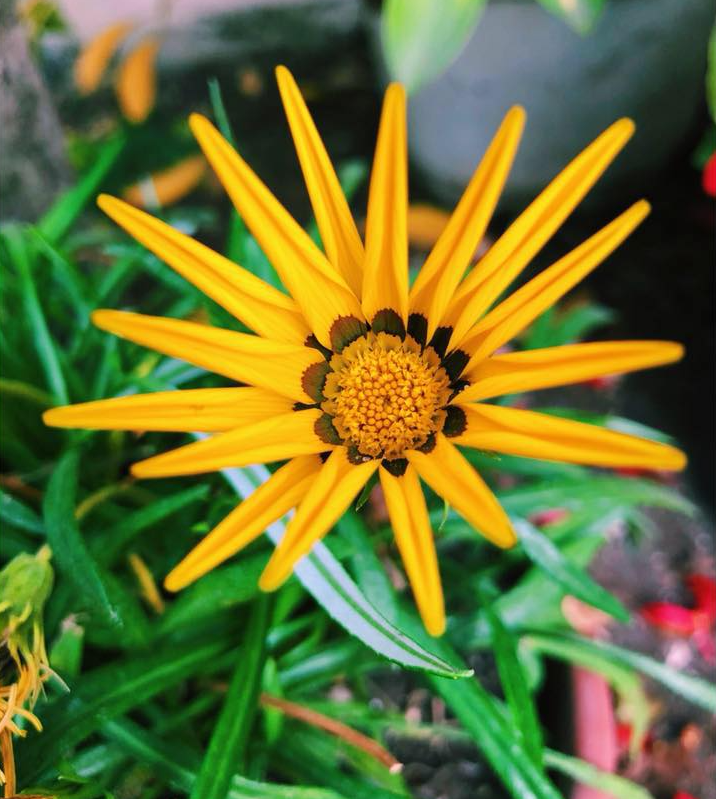
#> input picture computer_vision/flower.png, 716 x 799 px
$ jupyter execute image_histogram.ipynb
#> lines starting #> are read from the running program, lines starting #| are printed output that depends on the picture
# Image Histogram Analysis using OpenCV

[cell 1]
import cv2
import matplotlib.pyplot as plt

Preview the flower image

[cell 2]
img = plt.imread('flower.png')
#> img is the input picture: shape (799, 716, 4) float32; mean R, G, B, A 0.416, 0.449, 0.197, 1

[cell 3]
print(img.shape)
#| (799, 716, 4)

- **799**: The height of the image (number of pixels along the vertical axis).
- **716**: The width of the image (number of pixels along the horizontal axis).
- **4**: The number of color channels.(Red, Green, Blue, and Alpha), where Alpha represents transparency.

[cell 4]
img2 = cv2.imread('flower.png',0)
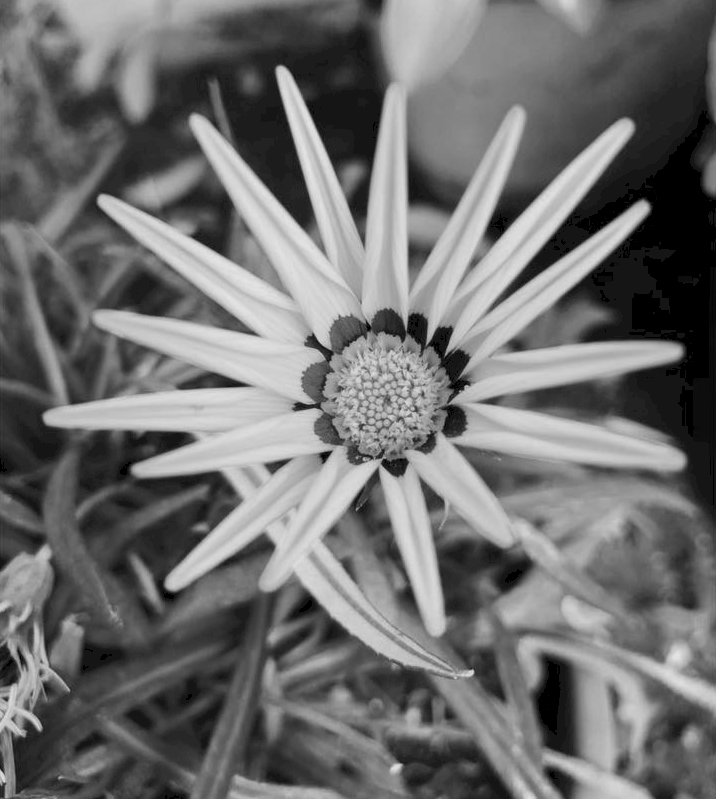
#> img2: shape (799, 716); min 0, max 229, mean 111

# find frequency of pixels in range 0-255
histr = cv2.calcHist([img2],[0],None,[256],[0,256])
#> histr = 256 values, max 20560 at index 21, min 0 at index 1, mean 2234.7

# show the plotting graph of an image
plt.plot(histr)
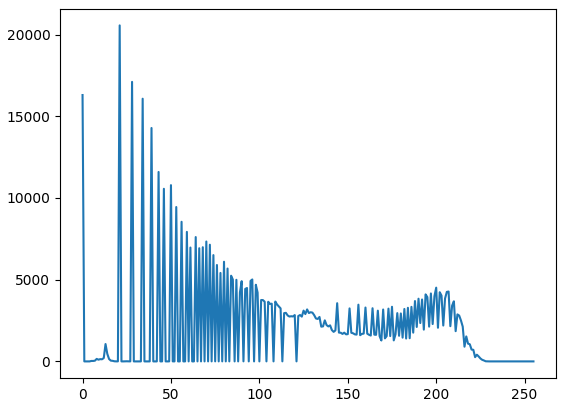
#> figure drawn by matplotlib, 1 panel; curve peaks at x = 21, y = 20560

[cell 5]
img3 = cv2.imread('flower.png',0)

# alternative way to find histogram of an image
plt.hist(img3.ravel(),256,[0,256])
plt.show()
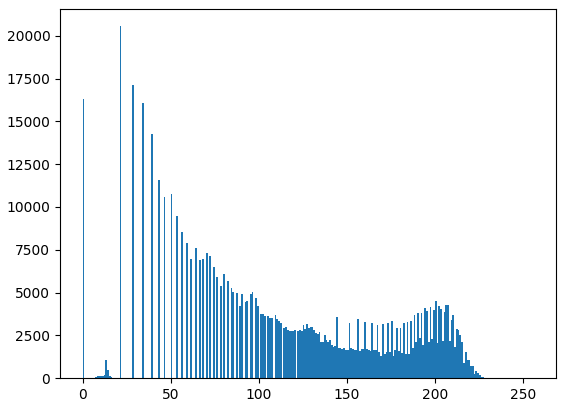
#> figure drawn by matplotlib, 1 panel; tallest bar 20560 high, from x = 21 to 22

Load the image in grayscale mode

[cell 6]
img_g = cv2.imread('flower.png', cv2.IMREAD_GRAYSCALE)

# Calculate the histogram
histogram = cv2.calcHist([img_g], [0], None, [256], [0, 256])
#> histogram has the same summary as histr

# Plot the histogram
plt.figure(figsize=(10, 5))
plt.plot(histogram, color='k')  # Black color for grayscale
plt.title('Grayscale Flower Image Histogram')
plt.xlabel('Pixel Intensity')
plt.ylabel('Frequency')
plt.xlim([0, 256])
plt.grid()
plt.show()
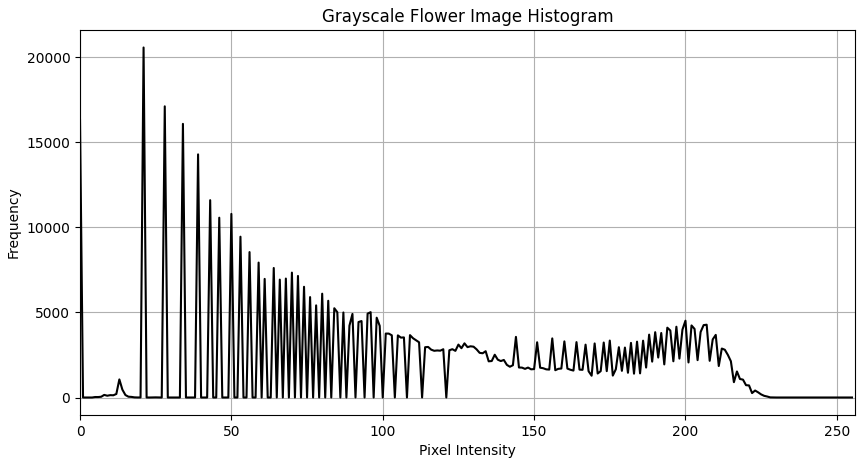
#> figure drawn by matplotlib, 1 panel; curve peaks at x = 21, y = 20560

Load the color image

[cell 7]
img_c = cv2.imread('flower.png')

# Convert the image from BGR (OpenCV default) to RGB
img_rgb = cv2.cvtColor(img_c, cv2.COLOR_BGR2RGB)

# Split the image into its Red, Green, and Blue channels
colors = ('r', 'g', 'b')
channel_names = ['Red', 'Green', 'Blue']

# Plot histograms for each channel
plt.figure(figsize=(10, 5))
for i, color in enumerate(colors):
    histogram = cv2.calcHist([img_rgb], [i], None, [256], [0, 256])
    plt.plot(histogram, color=color)
    plt.xlim([0, 256])
    plt.title(f'{channel_names[i]} Channel Histogram')
    plt.xlabel('Pixel Intensity')
    plt.ylabel('Frequency')
    plt.show()
#> this loop made 3 passes
#> pass 1, `plt.show()`:
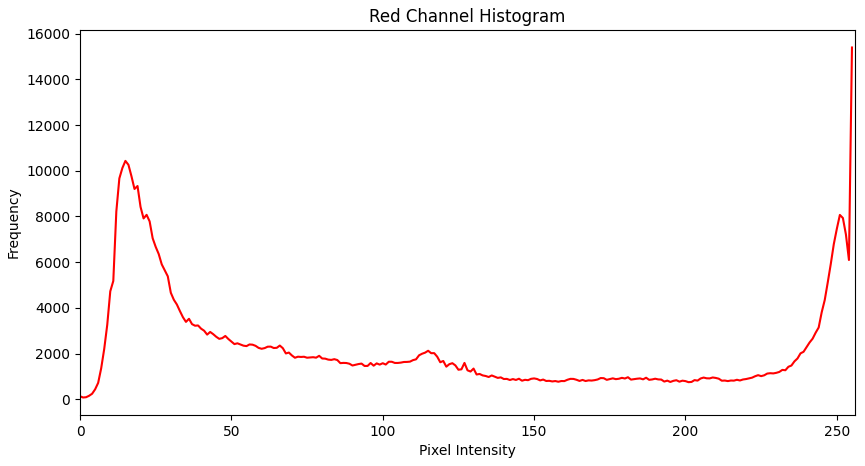
#> figure drawn by matplotlib, 1 panel; curve peaks at x = 255, y = 15391
#> pass 2, `plt.show()`:
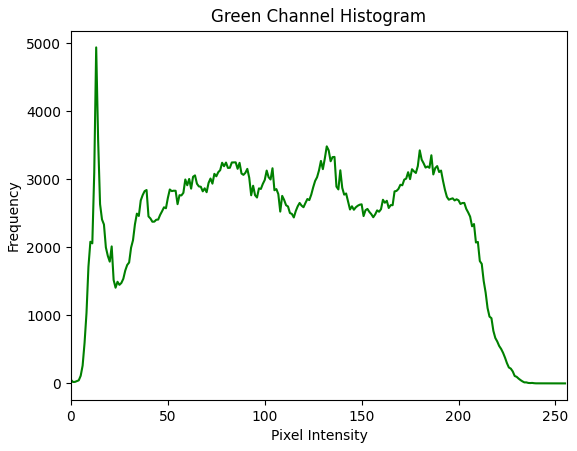
#> figure drawn by matplotlib, 1 panel; curve peaks at x = 13, y = 4940

[cell 8]
# Load the image using OpenCV
img_c = cv2.imread('flower.png')

# Convert the image from BGR (OpenCV default) to RGB
img_rgb = cv2.cvtColor(img_c, cv2.COLOR_BGR2RGB)

# Split the image into its Red, Green, and Blue channels
colors = ('r', 'g', 'b')
channel_names = ['Red', 'Green', 'Blue']

# Create a new figure for the histograms
plt.figure(figsize=(15, 5))

# Number of bins
bins = 256

# Plot histograms for each channel as colored bars in separate subplots
for i, color in enumerate(colors):
    plt.subplot(1, 3, i + 1)  # 1 row, 3 columns, i+1 for the current subplot
    histogram = cv2.calcHist([img_rgb], [i], None, [bins], [0, 256])
    plt.bar(range(bins), histogram[:, 0], color=color, alpha=0.6, width=1)

    # Adding titles and labels
    plt.title(f'{channel_names[i]} Channel Histogram')
    plt.xlabel('Pixel Intensity')
    plt.ylabel('Frequency')
    plt.xlim([0, 256])
    plt.grid()

# Show the plots
plt.tight_layout()
plt.show()
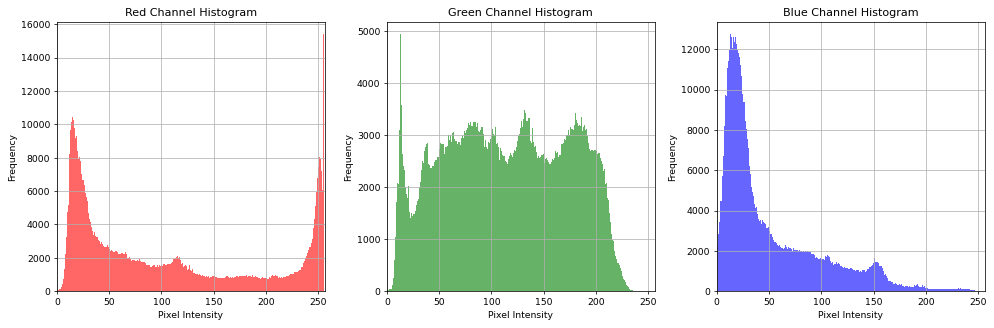
#> figure drawn by matplotlib, 3 panels; panel 1: tallest bar 15391 high, from x = 254.5 to 255.5; panel 2: tallest bar 4940 high, from x = 12.5 to 13.5; panel 3: tallest bar 12739 high, from x = 12.5 to 13.5
